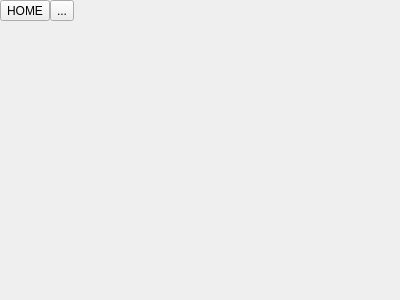
<?xml version="1.0" encoding="UTF-8"?>
<ui version="4.0">
 <class>MapEditor</class>
 <widget class="QWidget" name="MapEditor">
  <property name="geometry">
   <rect>
    <x>0</x>
    <y>0</y>
    <width>400</width>
    <height>300</height>
   </rect>
  </property>
  <property name="windowTitle">
   <string>Form</string>
  </property>
  <layout class="QGridLayout" name="gridLayout">
   <property name="leftMargin">
    <number>0</number>
   </property>
   <property name="topMargin">
    <number>0</number>
   </property>
   <property name="rightMargin">
    <number>0</number>
   </property>
   <property name="bottomMargin">
    <number>0</number>
   </property>
   <property name="spacing">
    <number>0</number>
   </property>
   <item row="1" column="0" colspan="3">
    <widget class="qmapcontrol::MapControl" name="widgetMap" native="true">
     <property name="sizePolicy">
      <sizepolicy hsizetype="Minimum" vsizetype="Expanding">
       <horstretch>0</horstretch>
       <verstretch>0</verstretch>
      </sizepolicy>
     </property>
    </widget>
   </item>
   <item row="0" column="0">
    <widget class="QToolButton" name="toolButtonHome">
     <property name="toolTip">
      <string>Go to home location</string>
     </property>
     <property name="text">
      <string>HOME</string>
     </property>
     <property name="icon">
      <iconset resource="../resources/icons.qrc">
       <normaloff>:/icons/home.svg</normaloff>:/icons/home.svg</iconset>
     </property>
    </widget>
   </item>
   <item row="0" column="2">
    <spacer name="horizontalSpacer">
     <property name="orientation">
      <enum>Qt::Horizontal</enum>
     </property>
     <property name="sizeHint" stdset="0">
      <size>
       <width>40</width>
       <height>20</height>
      </size>
     </property>
    </spacer>
   </item>
   <item row="0" column="1">
    <widget class="QToolButton" name="toolButtonCenter">
     <property name="toolTip">
      <string>Go to current location from GPS</string>
     </property>
     <property name="text">
      <string>...</string>
     </property>
     <property name="icon">
      <iconset resource="../resources/icons.qrc">
       <normaloff>:/icons/center.svg</normaloff>:/icons/center.svg</iconset>
     </property>
     <property name="checkable">
      <bool>true</bool>
     </property>
    </widget>
   </item>
  </layout>
 </widget>
 <customwidgets>
  <customwidget>
   <class>qmapcontrol::MapControl</class>
   <extends>QWidget</extends>
   <header>../libmap/MapControl.hpp</header>
   <container>1</container>
  </customwidget>
 </customwidgets>
 <resources>
  <include location="../resources/icons.qrc"/>
 </resources>
 <connections/>
</ui>
